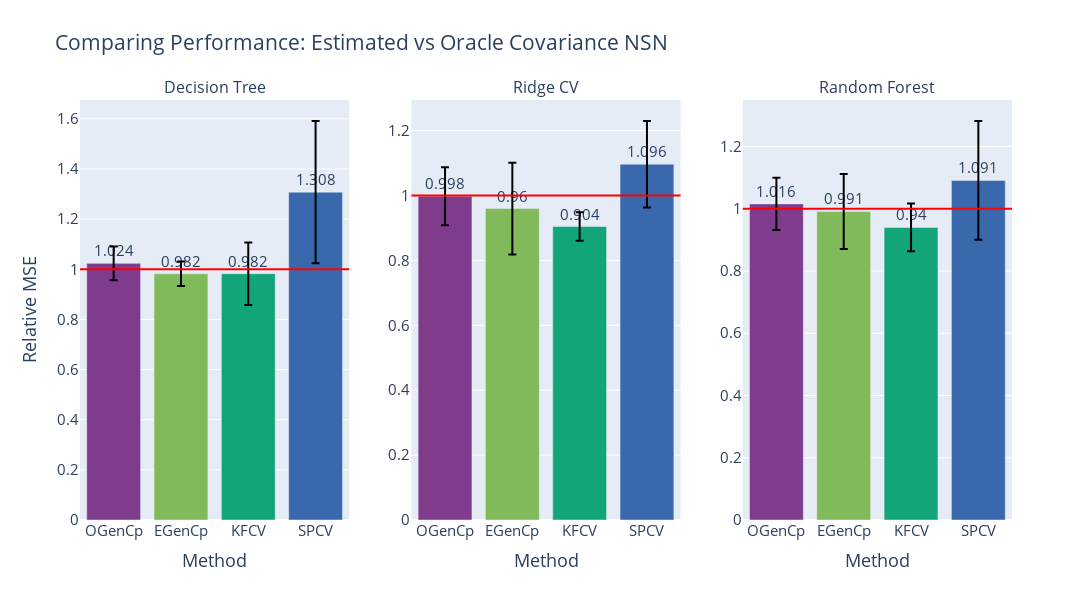

Notebook cell for this chart:
### Code cell
fig = gen_model_barplots(
    comb_errs, 
    model_names, 
    est_names, 
    title="Comparing Performance: Estimated vs Oracle Covariance NSN",
    err_bars=True,
    color_discrete_sequence=[px.colors.qualitative.Bold[i] for i in [0,5,1,2]],
    fig_name="est_cov_ind",
)
fig.show()

### Figure 1 — Plotly figure (JSON) as saved in the notebook; plotly's stock layout.template omitted (floating-point values rounded to 4 significant figures)
{"data": [{"error_y": {"array": [0.06713, 0.04907, 0.1248, 0.2838], "color": "black", "type": "data"}, "marker": {"color": ["rgb(127, 60, 141)", "rgb(128, 186, 90)", "rgb(17, 165, 121)", "rgb(57, 105, 172)"]}, "text": [1.024, 0.982, 0.982, 1.308], "textposition": "outside", "type": "bar", "x": ["OGenCp", "EGenCp", "KFCV", "SPCV"], "xaxis": "x", "y": [1.024, 0.9819, 0.9823, 1.308], "yaxis": "y"}, {"error_y": {"array": [0.08928, 0.1413, 0.04381, 0.1331], "color": "black", "type": "data"}, "marker": {"color": ["rgb(127, 60, 141)", "rgb(128, 186, 90)", "rgb(17, 165, 121)", "rgb(57, 105, 172)"]}, "text": [0.998, 0.96, 0.904, 1.096], "textposition": "outside", "type": "bar", "x": ["OGenCp", "EGenCp", "KFCV", "SPCV"], "xaxis": "x2", "y": [0.998, 0.9598, 0.9044, 1.096], "yaxis": "y2"}, {"error_y": {"array": [0.08411, 0.1204, 0.07698, 0.191], "color": "black", "type": "data"}, "marker": {"color": ["rgb(127, 60, 141)", "rgb(128, 186, 90)", "rgb(17, 165, 121)", "rgb(57, 105, 172)"]}, "text": [1.016, 0.991, 0.94, 1.091], "textposition": "outside", "type": "bar", "x": ["OGenCp", "EGenCp", "KFCV", "SPCV"], "xaxis": "x3", "y": [1.016, 0.9911, 0.94, 1.091], "yaxis": "y3"}], "layout": {"annotations": [{"font": {"size": 16}, "showarrow": false, "text": "Decision Tree", "x": 0.1444, "xanchor": "center", "xref": "paper", "y": 1, "yanchor": "bottom", "yref": "paper"}, {"font": {"size": 16}, "showarrow": false, "text": "Ridge CV", "x": 0.5, "xanchor": "center", "xref": "paper", "y": 1, "yanchor": "bottom", "yref": "paper"}, {"font": {"size": 16}, "showarrow": false, "text": "Random Forest", "x": 0.8556, "xanchor": "center", "xref": "paper", "y": 1, "yanchor": "bottom", "yref": "paper"}], "font": {"size": 15}, "height": 600, "shapes": [{"line": {"color": "red"}, "type": "line", "x0": 0, "x1": 1, "xref": "x domain", "y0": 1, "y1": 1, "yref": "y"}, {"line": {"color": "red"}, "type": "line", "x0": 0, "x1": 1, "xref": "x2 domain", "y0": 1, "y1": 1, "yref": "y2"}, {"line": {"color": "red"}, "type": "line", "x0": 0, "x1": 1, "xref": "x3 domain", "y0": 1, "y1": 1, "yref": "y3"}], "showlegend": false, "title": {"text": "Comparing Performance: Estimated vs Oracle Covariance NSN"}, "width": 1350, "xaxis": {"anchor": "y", "domain": [0, 0.2889], "title": {"text": "Method"}}, "xaxis2": {"anchor": "y2", "domain": [0.3556, 0.6444], "title": {"text": "Method"}}, "xaxis3": {"anchor": "y3", "domain": [0.7111, 1], "title": {"text": "Method"}}, "yaxis": {"anchor": "x", "domain": [0, 1], "title": {"text": "Relative MSE"}}, "yaxis2": {"anchor": "x2", "domain": [0, 1]}, "yaxis3": {"anchor": "x3", "domain": [0, 1]}}}
